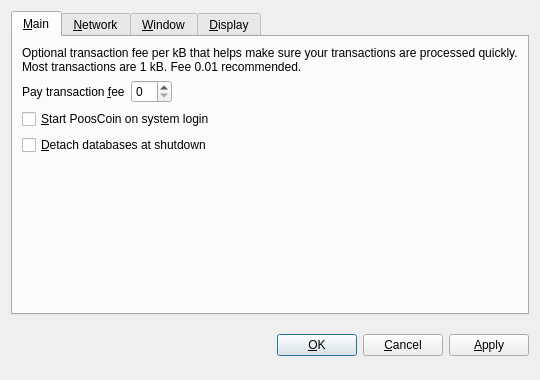
<?xml version="1.0" encoding="UTF-8"?>
<ui version="4.0">
 <class>OptionsDialog</class>
 <widget class="QDialog" name="OptionsDialog">
  <property name="geometry">
   <rect>
    <x>0</x>
    <y>0</y>
    <width>540</width>
    <height>380</height>
   </rect>
  </property>
  <property name="windowTitle">
   <string>Options</string>
  </property>
  <property name="modal">
   <bool>true</bool>
  </property>
  <layout class="QVBoxLayout" name="verticalLayout">
   <item>
    <widget class="QTabWidget" name="tabWidget">
     <property name="tabPosition">
      <enum>QTabWidget::North</enum>
     </property>
     <property name="currentIndex">
      <number>0</number>
     </property>
     <widget class="QWidget" name="tabMain">
      <attribute name="title">
       <string>&amp;Main</string>
      </attribute>
      <layout class="QVBoxLayout" name="verticalLayout_Main">
       <item>
        <widget class="QLabel" name="transactionFeeInfoLabel">
         <property name="text">
          <string>Optional transaction fee per kB that helps make sure your transactions are processed quickly. Most transactions are 1 kB. Fee 0.01 recommended.</string>
         </property>
         <property name="textFormat">
          <enum>Qt::PlainText</enum>
         </property>
         <property name="wordWrap">
          <bool>true</bool>
         </property>
        </widget>
       </item>
       <item>
        <layout class="QHBoxLayout" name="horizontalLayout_Main">
         <item>
          <widget class="QLabel" name="transactionFeeLabel">
           <property name="text">
            <string>Pay transaction &amp;fee</string>
           </property>
           <property name="textFormat">
            <enum>Qt::PlainText</enum>
           </property>
           <property name="buddy">
            <cstring>transactionFee</cstring>
           </property>
          </widget>
         </item>
         <item>
          <widget class="BitcoinAmountField" name="transactionFee"/>
         </item>
         <item>
          <spacer name="horizontalSpacer_Main">
           <property name="orientation">
            <enum>Qt::Horizontal</enum>
           </property>
           <property name="sizeHint" stdset="0">
            <size>
             <width>40</width>
             <height>20</height>
            </size>
           </property>
          </spacer>
         </item>
        </layout>
       </item>
       <item>
        <widget class="QCheckBox" name="bitcoinAtStartup">
         <property name="toolTip">
          <string>Automatically start PoosCoin after logging in to the system.</string>
         </property>
         <property name="text">
          <string>&amp;Start PoosCoin on system login</string>
         </property>
        </widget>
       </item>
       <item>
        <widget class="QCheckBox" name="detachDatabases">
         <property name="toolTip">
          <string>Detach block and address databases at shutdown. This means they can be moved to another data directory, but it slows down shutdown. The wallet is always detached.</string>
         </property>
         <property name="text">
          <string>&amp;Detach databases at shutdown</string>
         </property>
        </widget>
       </item>
       <item>
        <spacer name="verticalSpacer_Main">
         <property name="orientation">
          <enum>Qt::Vertical</enum>
         </property>
         <property name="sizeHint" stdset="0">
          <size>
           <width>20</width>
           <height>40</height>
          </size>
         </property>
        </spacer>
       </item>
      </layout>
     </widget>
     <widget class="QWidget" name="tabNetwork">
      <attribute name="title">
       <string>&amp;Network</string>
      </attribute>
      <layout class="QVBoxLayout" name="verticalLayout_Network">
       <item>
        <widget class="QCheckBox" name="mapPortUpnp">
         <property name="toolTip">
          <string>Automatically open the PoosCoin client port on the router. This only works when your router supports UPnP and it is enabled.</string>
         </property>
         <property name="text">
          <string>Map port using &amp;UPnP</string>
         </property>
        </widget>
       </item>
       <item>
        <widget class="QCheckBox" name="connectSocks">
         <property name="toolTip">
          <string>Connect to the PoosCoin network through a SOCKS proxy (e.g. when connecting through Tor).</string>
         </property>
         <property name="text">
          <string>&amp;Connect through SOCKS proxy:</string>
         </property>
        </widget>
       </item>
       <item>
        <layout class="QHBoxLayout" name="horizontalLayout_Network">
         <item>
          <widget class="QLabel" name="proxyIpLabel">
           <property name="text">
            <string>Proxy &amp;IP:</string>
           </property>
           <property name="textFormat">
            <enum>Qt::PlainText</enum>
           </property>
           <property name="buddy">
            <cstring>proxyIp</cstring>
           </property>
          </widget>
         </item>
         <item>
          <widget class="QValidatedLineEdit" name="proxyIp">
           <property name="maximumSize">
            <size>
             <width>140</width>
             <height>16777215</height>
            </size>
           </property>
           <property name="toolTip">
            <string>IP address of the proxy (e.g. 127.0.0.1)</string>
           </property>
          </widget>
         </item>
         <item>
          <widget class="QLabel" name="proxyPortLabel">
           <property name="text">
            <string>&amp;Port:</string>
           </property>
           <property name="textFormat">
            <enum>Qt::PlainText</enum>
           </property>
           <property name="buddy">
            <cstring>proxyPort</cstring>
           </property>
          </widget>
         </item>
         <item>
          <widget class="QLineEdit" name="proxyPort">
           <property name="maximumSize">
            <size>
             <width>55</width>
             <height>16777215</height>
            </size>
           </property>
           <property name="toolTip">
            <string>Port of the proxy (e.g. 9050)</string>
           </property>
          </widget>
         </item>
         <item>
          <widget class="QLabel" name="socksVersionLabel">
           <property name="text">
            <string>SOCKS &amp;Version:</string>
           </property>
           <property name="textFormat">
            <enum>Qt::PlainText</enum>
           </property>
           <property name="buddy">
            <cstring>socksVersion</cstring>
           </property>
          </widget>
         </item>
         <item>
          <widget class="QValueComboBox" name="socksVersion">
           <property name="toolTip">
            <string>SOCKS version of the proxy (e.g. 5)</string>
           </property>
          </widget>
         </item>
         <item>
          <spacer name="horizontalSpacer_Network">
           <property name="orientation">
            <enum>Qt::Horizontal</enum>
           </property>
           <property name="sizeHint" stdset="0">
            <size>
             <width>40</width>
             <height>20</height>
            </size>
           </property>
          </spacer>
         </item>
        </layout>
       </item>
       <item>
        <spacer name="verticalSpacer_Network">
         <property name="orientation">
          <enum>Qt::Vertical</enum>
         </property>
         <property name="sizeHint" stdset="0">
          <size>
           <width>20</width>
           <height>40</height>
          </size>
         </property>
        </spacer>
       </item>
      </layout>
     </widget>
     <widget class="QWidget" name="tabWindow">
      <attribute name="title">
       <string>&amp;Window</string>
      </attribute>
      <layout class="QVBoxLayout" name="verticalLayout_Window">
       <item>
        <widget class="QCheckBox" name="minimizeToTray">
         <property name="toolTip">
          <string>Show only a tray icon after minimizing the window.</string>
         </property>
         <property name="text">
          <string>&amp;Minimize to the tray instead of the taskbar</string>
         </property>
        </widget>
       </item>
       <item>
        <widget class="QCheckBox" name="minimizeOnClose">
         <property name="toolTip">
          <string>Minimize instead of exit the application when the window is closed. When this option is enabled, the application will be closed only after selecting Quit in the menu.</string>
         </property>
         <property name="text">
          <string>M&amp;inimize on close</string>
         </property>
        </widget>
       </item>
       <item>
        <spacer name="verticalSpacer_Window">
         <property name="orientation">
          <enum>Qt::Vertical</enum>
         </property>
         <property name="sizeHint" stdset="0">
          <size>
           <width>20</width>
           <height>40</height>
          </size>
         </property>
        </spacer>
       </item>
      </layout>
     </widget>
     <widget class="QWidget" name="tabDisplay">
      <attribute name="title">
       <string>&amp;Display</string>
      </attribute>
      <layout class="QVBoxLayout" name="verticalLayout_Display">
       <item>
        <layout class="QHBoxLayout" name="horizontalLayout_1_Display">
         <item>
          <widget class="QLabel" name="langLabel">
           <property name="text">
            <string>User Interface &amp;language:</string>
           </property>
           <property name="textFormat">
            <enum>Qt::PlainText</enum>
           </property>
           <property name="buddy">
            <cstring>lang</cstring>
           </property>
          </widget>
         </item>
         <item>
          <widget class="QValueComboBox" name="lang">
           <property name="toolTip">
            <string>The user interface language can be set here. This setting will take effect after restarting PoosCoin.</string>
           </property>
          </widget>
         </item>
        </layout>
       </item>
       <item>
        <layout class="QHBoxLayout" name="horizontalLayout_2_Display">
         <item>
          <widget class="QLabel" name="unitLabel">
           <property name="text">
            <string>&amp;Unit to show amounts in:</string>
           </property>
           <property name="textFormat">
            <enum>Qt::PlainText</enum>
           </property>
           <property name="buddy">
            <cstring>unit</cstring>
           </property>
          </widget>
         </item>
         <item>
          <widget class="QValueComboBox" name="unit">
           <property name="toolTip">
            <string>Choose the default subdivision unit to show in the interface and when sending coins.</string>
           </property>
          </widget>
         </item>
        </layout>
       </item>
       <item>
        <widget class="QCheckBox" name="displayAddresses">
         <property name="toolTip">
          <string>Whether to show PoosCoin addresses in the transaction list or not.</string>
         </property>
         <property name="text">
          <string>&amp;Display addresses in transaction list</string>
         </property>
        </widget>
       </item>
       <item>
        <widget class="QCheckBox" name="coinControlFeatures">
         <property name="toolTip">
          <string>Whether to show coin control features or not.</string>
         </property>
         <property name="text">
          <string>Display coin &amp;control features (experts only!)</string>
         </property>
        </widget>
       </item>
       <item>
        <spacer name="verticalSpacer_Display">
         <property name="orientation">
          <enum>Qt::Vertical</enum>
         </property>
         <property name="sizeHint" stdset="0">
          <size>
           <width>20</width>
           <height>40</height>
          </size>
         </property>
        </spacer>
       </item>
      </layout>
     </widget>
    </widget>
   </item>
   <item>
    <layout class="QHBoxLayout" name="horizontalLayout_Buttons">
     <item>
      <spacer name="horizontalSpacer_1">
       <property name="orientation">
        <enum>Qt::Horizontal</enum>
       </property>
       <property name="sizeHint" stdset="0">
        <size>
         <width>40</width>
         <height>48</height>
        </size>
       </property>
      </spacer>
     </item>
     <item>
      <widget class="QLabel" name="statusLabel">
       <property name="font">
        <font>
         <weight>75</weight>
         <bold>true</bold>
        </font>
       </property>
       <property name="text">
        <string/>
       </property>
       <property name="textFormat">
        <enum>Qt::PlainText</enum>
       </property>
       <property name="wordWrap">
        <bool>true</bool>
       </property>
      </widget>
     </item>
     <item>
      <spacer name="horizontalSpacer_2">
       <property name="orientation">
        <enum>Qt::Horizontal</enum>
       </property>
       <property name="sizeHint" stdset="0">
        <size>
         <width>40</width>
         <height>48</height>
        </size>
       </property>
      </spacer>
     </item>
     <item>
      <widget class="QPushButton" name="okButton">
       <property name="text">
        <string>&amp;OK</string>
       </property>
      </widget>
     </item>
     <item>
      <widget class="QPushButton" name="cancelButton">
       <property name="text">
        <string>&amp;Cancel</string>
       </property>
       <property name="autoDefault">
        <bool>false</bool>
       </property>
      </widget>
     </item>
     <item>
      <widget class="QPushButton" name="applyButton">
       <property name="text">
        <string>&amp;Apply</string>
       </property>
       <property name="autoDefault">
        <bool>false</bool>
       </property>
      </widget>
     </item>
    </layout>
   </item>
  </layout>
 </widget>
 <customwidgets>
  <customwidget>
   <class>BitcoinAmountField</class>
   <extends>QSpinBox</extends>
   <header>bitcoinamountfield.h</header>
  </customwidget>
  <customwidget>
   <class>QValueComboBox</class>
   <extends>QComboBox</extends>
   <header>qvaluecombobox.h</header>
  </customwidget>
  <customwidget>
   <class>QValidatedLineEdit</class>
   <extends>QLineEdit</extends>
   <header>qvalidatedlineedit.h</header>
  </customwidget>
 </customwidgets>
 <resources/>
 <connections/>
</ui>
